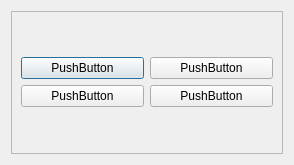
<?xml version="1.0" encoding="UTF-8"?>
<ui version="4.0">
 <class>ButtonDialog</class>
 <widget class="QDialog" name="ButtonDialog">
  <property name="geometry">
   <rect>
    <x>0</x>
    <y>0</y>
    <width>294</width>
    <height>165</height>
   </rect>
  </property>
  <property name="windowTitle">
   <string>ButtonDialog</string>
  </property>
  <layout class="QGridLayout" name="gridLayout_3">
   <item row="0" column="0">
    <widget class="QScrollArea" name="scrollArea">
     <property name="widgetResizable">
      <bool>true</bool>
     </property>
     <widget class="QWidget" name="scrollAreaWidgetContents">
      <property name="geometry">
       <rect>
        <x>0</x>
        <y>0</y>
        <width>270</width>
        <height>141</height>
       </rect>
      </property>
      <layout class="QGridLayout" name="gridLayout_2">
       <item row="0" column="0">
        <layout class="QGridLayout" name="gridLayout">
         <item row="0" column="0">
          <widget class="QPushButton" name="pushButton">
           <property name="text">
            <string>PushButton</string>
           </property>
          </widget>
         </item>
         <item row="0" column="1">
          <widget class="QPushButton" name="pushButton_2">
           <property name="text">
            <string>PushButton</string>
           </property>
          </widget>
         </item>
         <item row="1" column="0">
          <widget class="QPushButton" name="pushButton_3">
           <property name="text">
            <string>PushButton</string>
           </property>
          </widget>
         </item>
         <item row="1" column="1">
          <widget class="QPushButton" name="pushButton_4">
           <property name="text">
            <string>PushButton</string>
           </property>
          </widget>
         </item>
        </layout>
       </item>
      </layout>
     </widget>
    </widget>
   </item>
  </layout>
 </widget>
 <resources/>
 <connections/>
</ui>
